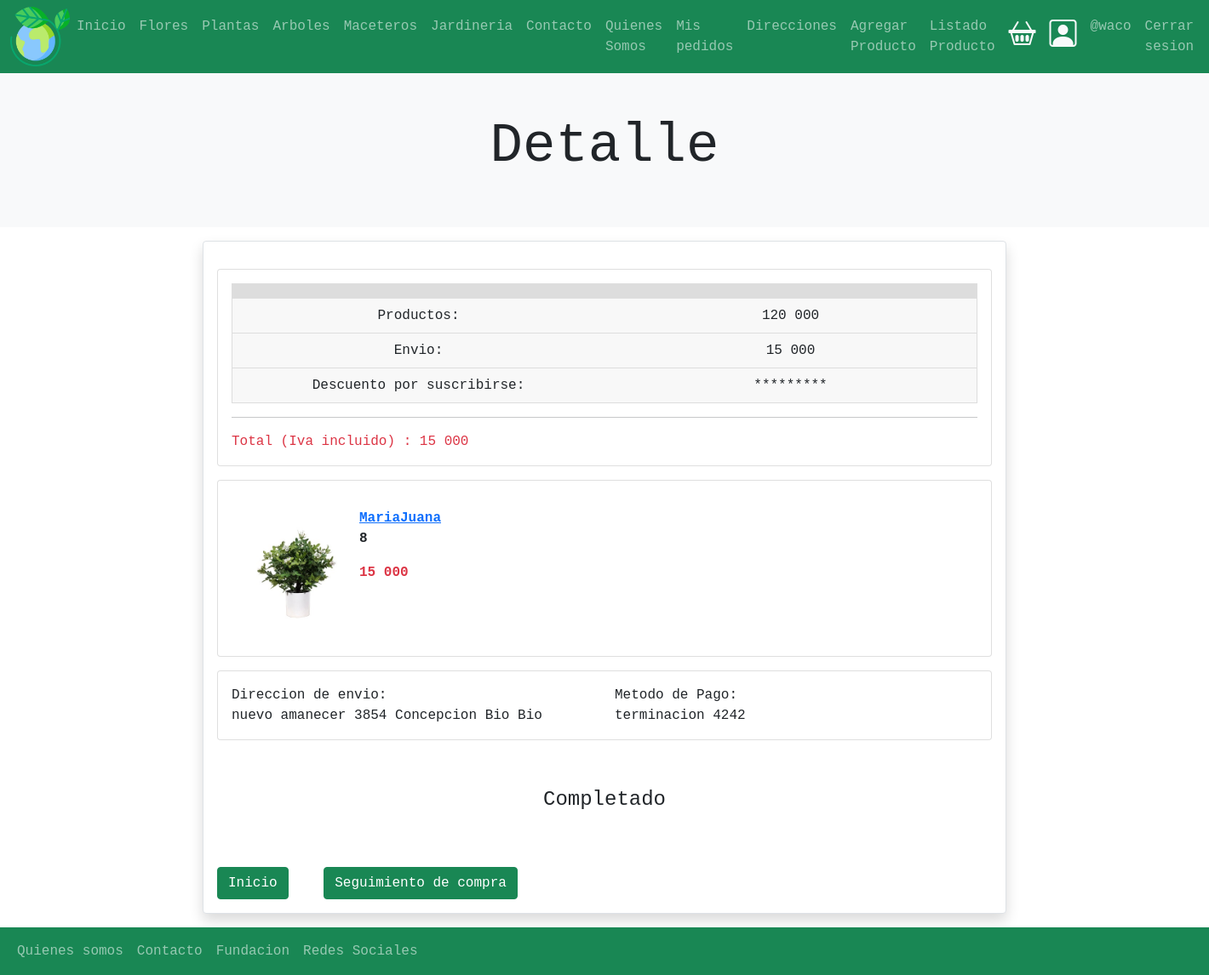
The app's page /orden/detalleCompra/14 (signed in) with its own data.
### carrito/models.py (models this page shows, shortened)
class Carrito(models.Model):
    carrito_id = models.CharField(max_length=100, null=False, blank=False, unique=True)
    usuario = models.ForeignKey(User, null=True, blank=True, on_delete=models.CASCADE) #relacion uno a muchos
    productos = models.ManyToManyField(Producto, through='CarritoProductos')
    subtotal = models.IntegerField(default = 0)
    total = models.IntegerField(default= 0)
    fecha_carrito = models.DateTimeField(auto_now_add=True)
    def productos_relacion(self):
        return self.carritoproductos_set.select_related('producto')

class CarritoProductos(models.Model):
    carrito = models.ForeignKey(Carrito, on_delete=models.CASCADE)
    producto = models.ForeignKey(Producto, on_delete=models.CASCADE)
    cantidad = models.IntegerField(default=1)
    creacion = models.DateField(auto_now_add=True)
    objects = CarritoProductosManager()

### ordenes/models.py (models this page shows, shortened)
class Ordenes(models.Model):
    orden_id = models.CharField(max_length=100, null=False, blank=False, unique=True)
    usuario = models.ForeignKey(User, on_delete = models.CASCADE)
    carrito = models.ForeignKey(Carrito, on_delete = models.CASCADE)
    status = models.CharField(max_length=50, choices=choices, default=OrdenesStatus.CREADO)
    total = models.IntegerField(default=0)
    envio = models.IntegerField(default=15000)
    creacion = models.DateTimeField(auto_now_add=True)
    direccion_envio = models.CharField( max_length=200 ,null=True , blank=True,)

### productos/models.py (models this page shows, shortened)
class Producto(models.Model):
    usuario = models.ForeignKey(User, null=False, blank=False, on_delete=models.PROTECT)
    nombre =  models.CharField(max_length=50)
    imagen = models.ImageField(upload_to="productos",null=False, blank=False)
    descripcion = models.TextField()
    precio = models.IntegerField(default=0)
    slug = models.SlugField(null=False, blank=False , unique=True)
    creacion = models.DateTimeField(auto_now_add=True)
    categoria =  models.ForeignKey(Categoria, on_delete=models.PROTECT)

### ordenes/views.py (the view)
# urls.py: path('detalleCompra/<int:carrito_id>',views.detalleCompra, name="detalleCompra"),
@login_required(login_url='login')
def detalleCompra(request, carrito_id):
    carrito_id = get_object_or_404(Carrito, id=carrito_id)
    orden = Ordenes.objects.filter(carrito = carrito_id).first()
    return render(request, 'ordenes/detalleCompra.html',{
        'carrito' : carrito_id,
        'orden' : orden
        })

### ordenes/templates/ordenes/detalleCompra.html
{% extends 'base.html' %}
{% load humanize %}
{% block contenido %}
<section>
    <div class="p-5 bg-light">
        <div class="container">
            <h1 class="display-3 text-center bg-light">Detalle</h1>
        </div>
    </div>
</section>
<div class="container">
    <div class="card border rounded shadow m-3">
        <div class="card-body">
            <div class="card mt-3 mb-3">
                <div class="card-body">
                    <div>
                        <table class="table table-borderless table-sm">
                            <thead>
                                <tr>
                                    <th scope="col"></th>
                                    <th scope="col"></th>
                                </tr>
                            </thead>
                            <tbody>
                                <tr>
                                    <td>Productos:</td>
                                    <td> {{ carrito.subtotal | intcomma }}</td>
                                </tr>
                                <tr>
                                    <td>Envio:</td>
                                    <td> {{ orden.envio | intcomma }}</td>
                                </tr>
                                <tr>
                                    <td>Descuento por suscribirse:</td>
                                    <td> ********* </td>
                                </tr>
                            </tbody>
                        </table>
                    </div>
                    <div class="">
                        <hr>
                    </div>
                    <div class="font-weigh-bold text-danger">
                        Total (Iva incluido) :
                        <div class="d-inline-block">
                            {{ orden.total | intcomma }}
                        </div>
                    </div>
                </div>
            </div>
            <div class="card">
                <div class="card-body">
                    {% for cp in carrito.productos_relacion %}
                    {% with productos=cp.producto %}
                    <div class="row mt-3">
                        <div class="col-2 ">
                            {% if productos.imagen %}
                            <img src="{{ productos.imagen.url }} " alt="imagen" class="img-fluid m-3" width="150"
                                height="150">
                            {% endif %}
                        </div>
                        <div class="col-2 ">
                            <div class="row">
                                <strong>
                                    <a href="{% url 'productos:producto' productos.slug %}"> {{productos.nombre}}</a>
                                    <p> {{ cp.cantidad }}</p>
                                </strong>
                            </div>
                            <div class="row">
                                <strong class="text-danger">{{ productos.precio | intcomma }}</strong>
                            </div>
                        </div>
                    </div>
                    {% endwith %}
                    {% endfor %}
                </div>
            </div>
            <div class="card mt-3 mb-4">
                <div class="card-body">
                    <div class="row">
                        <div class="col-6">
                            <div class="font-weight-bol">
                                Direccion de envio:
                            </div>
                            <div class="cart-text">
                                {{ orden.direccion_envio}}
                            </div>
                        </div>
                        <div class="col-6">
                            <div class="font-weight-bol">
                                Metodo de Pago:
                            </div>
                            <div class="cart-text">
                                terminacion 4242
                            </div>
                        </div>
                    </div>
                </div>
            </div>
        </div>
        {% if orden.status == 'OrdenesStatus.COMPLETADO' %}
        <h4 class=" text-center mt-3 mb-5">Completado</h4>
        {% elif orden.status == 'OrdenesStatus.CANCELADO'%}
        <h4 class=" text-center mt-3 mb-5">Cancelado</h4>
        {% endif %}
        <div>
            <a href="{% url 'home' %}" class="btn btn-success m-3 ">Inicio</a>
            <a href="{% url 'ordenes:seguimientoCompra'  orden.id %}" class="btn btn-success m-3">Seguimiento de compra</a>
        </div>
    </div>
</div>
{% endblock contenido %}

### templates/base.html (shortened to what this page needs)
{% load static %}
<!DOCTYPE html>
<html lang="es">
<head>
    <link href="https://cdn.jsdelivr.net/npm/bootstrap@5.1.3/dist/css/bootstrap.min.css" rel="stylesheet">
    <link rel="stylesheet" href="https://cdn.jsdelivr.net/npm/bootstrap-icons@1.8.2/font/bootstrap-icons.css">
    <link rel="stylesheet" href=" {% static 'css/miestilo.css'%} ">
</head>
<body>
    <header>
        <nav class="navbar navbar-expand-xl navbar-dark bg-success">
            <div class="container-fluid">
                <a href="{% url 'home'%}">
                    <img src="{% static 'img/el-planeta-tierra.png' %}" alt="Logo" style="width: 70px;">
                </a>
                <div class="collapse navbar-collapse" id="mynavbar">
                    <ul class="navbar-nav me-auto">
                        <li class="nav-item">
                            <a class="nav-link" href="{% url 'home' %}">Inicio</a>
                        </li>
                        <li class="nav-item">
                            <a class="nav-link" href="{% url 'flores' %}">Flores</a>
                        </li>
                        <li class="nav-item">
                            <a class="nav-link" href="{% url 'plantas' %}">Plantas</a>
                        </li>
                        <li class="nav-item">
                            <a class="nav-link" href="{% url 'arboles' %}">Arboles</a>
                        </li>
                        <li class="nav-item">
                            <a class="nav-link" href="{% url 'maceteros' %}">Maceteros</a>
                        </li>
                        <li class="nav-item">
                            <a class="nav-link" href="{% url 'jardineria' %}">Jardineria</a>
                        </li>
                        <li class="nav-item">
                            <a class="nav-link" href="{% url 'contacto'%}">Contacto</a>
                        </li>
                        <li class="nav-item">
                            <a class="nav-link" href="{% url 'quienesSomos'%}">Quienes Somos</a>
                        </li>
                        {% if user.is_authenticated %}
                        <li class="nav-item">
                            <a class="nav-link" href="{% url 'ordenes:completados'%}">Mis pedidos</a>
                        </li>
                        {% endif %}
                        {% if user.is_authenticated %}
                            <li class="nav-item">
                                <a class="nav-link" href="{% url 'direccion_envio:direccion_envio'%}">Direcciones</a>
                            </li>
                        {% endif %}
                        {% if user.is_authenticated %}
                            <li class="nav-item">
                                <a class="nav-link" href=" {% url 'productos:formProducto' %}">Agregar Producto</a>
                            </li>
                        {% endif %}
                        {% if user.is_authenticated %}
                        <li class="nav-item">
                            <a class="nav-link" href=" {% url 'productos:productoListado' %}">Listado Producto</a>
                        </li>
                    {% endif %}
                    </ul>
                    <div class="d-flex m-1">
                        <a href="{% url 'carrito:carrito'%}" class="text-light">
                            <i class="bi bi-basket2 p-1" style="font-size: 2rem;"></i>
                        </a>
                    </div>
                    <div class="d-flex m-2">
                        {% if user.is_authenticated %}
                            <a href="{% url 'perfil'%}" class="text-light">
                                <i class="bi bi-person-square" style="font-size: 2rem;"></i>
                            </a>
                        {% else%}
                            <a href="{% url 'login' %}" class="text-light">
                                <i class="bi bi-person-square" style="font-size: 2rem;"></i>
                            </a>
                        {% endif %}
                    </div>
                    <ul class="navbar-nav ">
                        {% if user.is_authenticated %}
                        <li class="nav-item">
                            <a class="nav-link" href="{% url 'perfil'%}">@{{ user.username }}</a>
                        </li>
                        <li class="nav-item">
                            <a class="nav-link" href="{% url 'logout' %}">Cerrar sesion</a>
                        </li>
                        {% else%}
                        <li class="nav-item d-flex">
                            <a class="nav-link" href="{% url 'login' %}">Iniciar Sesion</a>
                        </li>
                        {% endif %}
                    </ul>
                </div>
            </div>
        </nav>
    </header>
{% block contenido %}
{% endblock contenido %}
   <footer>
        <nav class="navbar navbar-expand-sm bg-success navbar-dark">
            <div class="container-fluid">
                <ul class="navbar-nav me-auto">
                    <li class="nav-item">
                        <a class="nav-link" href=" {% url 'quienesSomos'%}">Quienes somos</a>
                    </li>
                    <li class="nav-item">
                        <a class="nav-link" href=" {% url 'contacto'%} ">Contacto</a>
                    </li>
                    <li class="nav-item">
                        <a class="nav-link" href="javascript:void(0)">Fundacion</a>
                    </li>
                    <li class="nav-item">
                        <a class="nav-link" href="#">Redes Sociales</a>
                    </li>
                </ul>
            </div>
          </nav>
    </footer>
</body>
</html>

### static/css/miestilo.css (style rules this page uses)
body { font-family: monospace; }
.container { width: 100%; max-width: 1000px; margin: auto; }
.table { width: 100%; border: 1px solid #ccc; border-collapse: collapse; margin: 0; padding: 0; table-layout: fixed; }
.table tr { background-color: #f8f8f8; border: 1px solid #ddd; }
.table th, .table td { font-size: 16px; padding: 8px; text-align: center; }
.table thead th { text-transform: uppercase; background-color: #ddd; }

### records on screen
Carrito: subtotal "120 000"
Ordenes: envio "15 000", total "15 000", direccion_envio "nuevo amanecer 3854 Concepcion Bio Bio"
CarritoProductos: producto.imagen (picture), producto.nombre "MariaJuana", cantidad "8", producto.precio "15 000"

### other values on screen
{{ user.username }} "waco"
